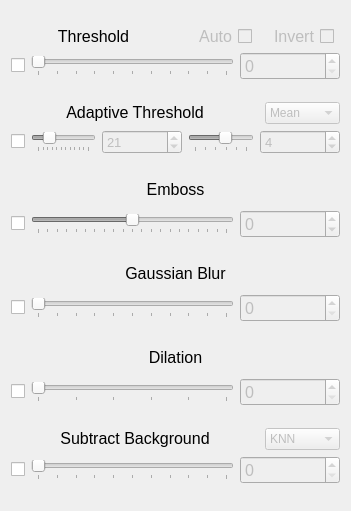
           <widget class="QWidget" name="layoutWidget">
            <property name="geometry">
             <rect>
              <x>11</x>
              <y>51</y>
              <width>351</width>
              <height>511</height>
             </rect>
            </property>
            <layout class="QVBoxLayout" name="verticalLayout_12">
             <item>
              <layout class="QVBoxLayout" name="verticalLayout_2">
               <property name="topMargin">
                <number>0</number>
               </property>
               <item>
                <layout class="QHBoxLayout" name="horizontalLayout_2">
                 <item>
                  <widget class="QLabel" name="threshold_5">
                   <property name="maximumSize">
                    <size>
                     <width>16777215</width>
                     <height>28</height>
                    </size>
                   </property>
                   <property name="font">
                    <font>
                     <pointsize>12</pointsize>
                    </font>
                   </property>
                   <property name="frameShape">
                    <enum>QFrame::Shape::NoFrame</enum>
                   </property>
                   <property name="frameShadow">
                    <enum>QFrame::Shadow::Raised</enum>
                   </property>
                   <property name="text">
                    <string>Threshold</string>
                   </property>
                   <property name="textFormat">
                    <enum>Qt::TextFormat::RichText</enum>
                   </property>
                   <property name="alignment">
                    <set>Qt::AlignmentFlag::AlignCenter</set>
                   </property>
                  </widget>
                 </item>
                 <item>
                  <widget class="QLabel" name="autoLabel">
                   <property name="enabled">
                    <bool>false</bool>
                   </property>
                   <property name="minimumSize">
                    <size>
                     <width>0</width>
                     <height>0</height>
                    </size>
                   </property>
                   <property name="maximumSize">
                    <size>
                     <width>50</width>
                     <height>16777215</height>
                    </size>
                   </property>
                   <property name="font">
                    <font>
                     <pointsize>12</pointsize>
                    </font>
                   </property>
                   <property name="layoutDirection">
                    <enum>Qt::LayoutDirection::RightToLeft</enum>
                   </property>
                   <property name="frameShape">
                    <enum>QFrame::Shape::NoFrame</enum>
                   </property>
                   <property name="frameShadow">
                    <enum>QFrame::Shadow::Raised</enum>
                   </property>
                   <property name="text">
                    <string>Auto</string>
                   </property>
                   <property name="textFormat">
                    <enum>Qt::TextFormat::RichText</enum>
                   </property>
                   <property name="alignment">
                    <set>Qt::AlignmentFlag::AlignRight|Qt::AlignmentFlag::AlignTrailing|Qt::AlignmentFlag::AlignVCenter</set>
                   </property>
                  </widget>
                 </item>
                 <item>
                  <widget class="QCheckBox" name="autoToggle">
                   <property name="enabled">
                    <bool>false</bool>
                   </property>
                   <property name="maximumSize">
                    <size>
                     <width>20</width>
                     <height>16777215</height>
                    </size>
                   </property>
                   <property name="text">
                    <string/>
                   </property>
                  </widget>
                 </item>
                 <item>
                  <widget class="QLabel" name="invertLabel">
                   <property name="enabled">
                    <bool>false</bool>
                   </property>
                   <property name="minimumSize">
                    <size>
                     <width>0</width>
                     <height>0</height>
                    </size>
                   </property>
                   <property name="maximumSize">
                    <size>
                     <width>50</width>
                     <height>16777215</height>
                    </size>
                   </property>
                   <property name="font">
                    <font>
                     <pointsize>12</pointsize>
                    </font>
                   </property>
                   <property name="layoutDirection">
                    <enum>Qt::LayoutDirection::RightToLeft</enum>
                   </property>
                   <property name="frameShape">
                    <enum>QFrame::Shape::NoFrame</enum>
                   </property>
                   <property name="frameShadow">
                    <enum>QFrame::Shadow::Raised</enum>
                   </property>
                   <property name="text">
                    <string>Invert</string>
                   </property>
                   <property name="textFormat">
                    <enum>Qt::TextFormat::RichText</enum>
                   </property>
                   <property name="alignment">
                    <set>Qt::AlignmentFlag::AlignRight|Qt::AlignmentFlag::AlignTrailing|Qt::AlignmentFlag::AlignVCenter</set>
                   </property>
                  </widget>
                 </item>
                 <item>
                  <widget class="QCheckBox" name="invertToggle">
                   <property name="enabled">
                    <bool>false</bool>
                   </property>
                   <property name="maximumSize">
                    <size>
                     <width>20</width>
                     <height>16777215</height>
                    </size>
                   </property>
                   <property name="text">
                    <string/>
                   </property>
                  </widget>
                 </item>
                </layout>
               </item>
               <item>
                <layout class="QHBoxLayout" name="horizontalLayout_13">
                 <item>
                  <widget class="QCheckBox" name="thresholdToggle">
                   <property name="font">
                    <font>
                     <pointsize>12</pointsize>
                    </font>
                   </property>
                   <property name="text">
                    <string/>
                   </property>
                   <property name="checkable">
                    <bool>true</bool>
                   </property>
                  </widget>
                 </item>
                 <item>
                  <widget class="QSlider" name="thresholdSlider">
                   <property name="enabled">
                    <bool>false</bool>
                   </property>
                   <property name="maximum">
                    <number>100</number>
                   </property>
                   <property name="orientation">
                    <enum>Qt::Orientation::Horizontal</enum>
                   </property>
                   <property name="invertedAppearance">
                    <bool>false</bool>
                   </property>
                   <property name="invertedControls">
                    <bool>false</bool>
                   </property>
                   <property name="tickPosition">
                    <enum>QSlider::TickPosition::TicksBelow</enum>
                   </property>
                   <property name="tickInterval">
                    <number>10</number>
                   </property>
                  </widget>
                 </item>
                 <item>
                  <widget class="QSpinBox" name="thresholdValue">
                   <property name="enabled">
                    <bool>false</bool>
                   </property>
                   <property name="minimumSize">
                    <size>
                     <width>100</width>
                     <height>0</height>
                    </size>
                   </property>
                   <property name="font">
                    <font>
                     <pointsize>12</pointsize>
                    </font>
                   </property>
                   <property name="maximum">
                    <number>100</number>
                   </property>
                  </widget>
                 </item>
                </layout>
               </item>
              </layout>
             </item>
             <item>
              <layout class="QVBoxLayout" name="verticalLayout_9">
               <item>
                <layout class="QHBoxLayout" name="horizontalLayout_19">
                 <item>
                  <widget class="QLabel" name="contrast_2">
                   <property name="maximumSize">
                    <size>
                     <width>16777215</width>
                     <height>28</height>
                    </size>
                   </property>
                   <property name="font">
                    <font>
                     <pointsize>12</pointsize>
                    </font>
                   </property>
                   <property name="frameShape">
                    <enum>QFrame::Shape::NoFrame</enum>
                   </property>
                   <property name="frameShadow">
                    <enum>QFrame::Shadow::Raised</enum>
                   </property>
                   <property name="text">
                    <string>Adaptive Threshold</string>
                   </property>
                   <property name="textFormat">
                    <enum>Qt::TextFormat::RichText</enum>
                   </property>
                   <property name="alignment">
                    <set>Qt::AlignmentFlag::AlignCenter</set>
                   </property>
                  </widget>
                 </item>
                 <item>
                  <widget class="QComboBox" name="adaptMethod">
                   <property name="enabled">
                    <bool>false</bool>
                   </property>
                   <property name="maximumSize">
                    <size>
                     <width>75</width>
                     <height>16777215</height>
                    </size>
                   </property>
                   <item>
                    <property name="text">
                     <string>Mean</string>
                    </property>
                   </item>
                   <item>
                    <property name="text">
                     <string>Gaussian</string>
                    </property>
                   </item>
                  </widget>
                 </item>
                </layout>
               </item>
               <item>
                <layout class="QHBoxLayout" name="horizontalLayout_11">
                 <item>
                  <widget class="QCheckBox" name="adaptToggle">
                   <property name="font">
                    <font>
                     <pointsize>12</pointsize>
                    </font>
                   </property>
                   <property name="text">
                    <string/>
                   </property>
                  </widget>
                 </item>
                 <item>
                  <widget class="QSlider" name="adaptSliderArea">
                   <property name="enabled">
                    <bool>false</bool>
                   </property>
                   <property name="minimum">
                    <number>0</number>
                   </property>
                   <property name="maximum">
                    <number>99</number>
                   </property>
                   <property name="singleStep">
                    <number>3</number>
                   </property>
                   <property name="value">
                    <number>21</number>
                   </property>
                   <property name="orientation">
                    <enum>Qt::Orientation::Horizontal</enum>
                   </property>
                   <property name="invertedAppearance">
                    <bool>false</bool>
                   </property>
                   <property name="invertedControls">
                    <bool>false</bool>
                   </property>
                   <property name="tickPosition">
                    <enum>QSlider::TickPosition::TicksBelow</enum>
                   </property>
                   <property name="tickInterval">
                    <number>9</number>
                   </property>
                  </widget>
                 </item>
                 <item>
                  <widget class="QSpinBox" name="adaptValueArea">
                   <property name="enabled">
                    <bool>false</bool>
                   </property>
                   <property name="minimumSize">
                    <size>
                     <width>80</width>
                     <height>0</height>
                    </size>
                   </property>
                   <property name="maximumSize">
                    <size>
                     <width>80</width>
                     <height>16777215</height>
                    </size>
                   </property>
                   <property name="font">
                    <font>
                     <pointsize>10</pointsize>
                    </font>
                   </property>
                   <property name="minimum">
                    <number>3</number>
                   </property>
                   <property name="maximum">
                    <number>99</number>
                   </property>
                   <property name="singleStep">
                    <number>2</number>
                   </property>
                   <property name="value">
                    <number>21</number>
                   </property>
                  </widget>
                 </item>
                 <item>
                  <widget class="QSlider" name="adaptSliderC">
                   <property name="enabled">
                    <bool>false</bool>
                   </property>
                   <property name="minimum">
                    <number>-25</number>
                   </property>
                   <property name="maximum">
                    <number>25</number>
                   </property>
                   <property name="value">
                    <number>4</number>
                   </property>
                   <property name="orientation">
                    <enum>Qt::Orientation::Horizontal</enum>
                   </property>
                   <property name="invertedAppearance">
                    <bool>false</bool>
                   </property>
                   <property name="invertedControls">
                    <bool>false</bool>
                   </property>
                   <property name="tickPosition">
                    <enum>QSlider::TickPosition::TicksBelow</enum>
                   </property>
                   <property name="tickInterval">
                    <number>10</number>
                   </property>
                  </widget>
                 </item>
                 <item>
                  <widget class="QSpinBox" name="adaptValueC">
                   <property name="enabled">
                    <bool>false</bool>
                   </property>
                   <property name="minimumSize">
                    <size>
                     <width>80</width>
                     <height>0</height>
                    </size>
                   </property>
                   <property name="font">
                    <font>
                     <pointsize>10</pointsize>
                    </font>
                   </property>
                   <property name="minimum">
                    <number>-25</number>
                   </property>
                   <property name="maximum">
                    <number>25</number>
                   </property>
                   <property name="value">
                    <number>4</number>
                   </property>
                  </widget>
                 </item>
                </layout>
               </item>
              </layout>
             </item>
             <item>
              <layout class="QVBoxLayout" name="verticalLayout_10">
               <item>
                <widget class="QLabel" name="contour_2">
                 <property name="maximumSize">
                  <size>
                   <width>16777215</width>
                   <height>28</height>
                  </size>
                 </property>
                 <property name="font">
                  <font>
                   <pointsize>12</pointsize>
                  </font>
                 </property>
                 <property name="frameShape">
                  <enum>QFrame::Shape::NoFrame</enum>
                 </property>
                 <property name="frameShadow">
                  <enum>QFrame::Shadow::Raised</enum>
                 </property>
                 <property name="text">
                  <string>Emboss</string>
                 </property>
                 <property name="textFormat">
                  <enum>Qt::TextFormat::RichText</enum>
                 </property>
                 <property name="alignment">
                  <set>Qt::AlignmentFlag::AlignCenter</set>
                 </property>
                </widget>
               </item>
               <item>
                <layout class="QHBoxLayout" name="horizontalLayout_12">
                 <item>
                  <widget class="QCheckBox" name="embossToggle">
                   <property name="font">
                    <font>
                     <pointsize>12</pointsize>
                    </font>
                   </property>
                   <property name="text">
                    <string/>
                   </property>
                  </widget>
                 </item>
                 <item>
                  <widget class="QSlider" name="embossSlider">
                   <property name="enabled">
                    <bool>false</bool>
                   </property>
                   <property name="font">
                    <font>
                     <pointsize>12</pointsize>
                    </font>
                   </property>
                   <property name="minimum">
                    <number>-100</number>
                   </property>
                   <property name="maximum">
                    <number>100</number>
                   </property>
                   <property name="orientation">
                    <enum>Qt::Orientation::Horizontal</enum>
                   </property>
                   <property name="invertedAppearance">
                    <bool>false</bool>
                   </property>
                   <property name="invertedControls">
                    <bool>false</bool>
                   </property>
                   <property name="tickPosition">
                    <enum>QSlider::TickPosition::TicksBelow</enum>
                   </property>
                   <property name="tickInterval">
                    <number>10</number>
                   </property>
                  </widget>
                 </item>
                 <item>
                  <widget class="QSpinBox" name="embossValue">
                   <property name="enabled">
                    <bool>false</bool>
                   </property>
                   <property name="minimumSize">
                    <size>
                     <width>100</width>
                     <height>0</height>
                    </size>
                   </property>
                   <property name="font">
                    <font>
                     <pointsize>12</pointsize>
                    </font>
                   </property>
                   <property name="minimum">
                    <number>-100</number>
                   </property>
                   <property name="maximum">
                    <number>100</number>
                   </property>
                  </widget>
                 </item>
                </layout>
               </item>
              </layout>
             </item>
             <item>
              <layout class="QVBoxLayout" name="verticalLayout_16">
               <item>
                <widget class="QLabel" name="blurTitle_2">
                 <property name="maximumSize">
                  <size>
                   <width>16777215</width>
                   <height>28</height>
                  </size>
                 </property>
                 <property name="font">
                  <font>
                   <pointsize>12</pointsize>
                  </font>
                 </property>
                 <property name="frameShape">
                  <enum>QFrame::Shape::NoFrame</enum>
                 </property>
                 <property name="frameShadow">
                  <enum>QFrame::Shadow::Raised</enum>
                 </property>
                 <property name="text">
                  <string>Gaussian Blur</string>
                 </property>
                 <property name="textFormat">
                  <enum>Qt::TextFormat::RichText</enum>
                 </property>
                 <property name="alignment">
                  <set>Qt::AlignmentFlag::AlignCenter</set>
                 </property>
                </widget>
               </item>
               <item>
                <layout class="QHBoxLayout" name="horizontalLayout_15">
                 <item>
                  <widget class="QCheckBox" name="blurToggle">
                   <property name="font">
                    <font>
                     <pointsize>12</pointsize>
                    </font>
                   </property>
                   <property name="text">
                    <string/>
                   </property>
                  </widget>
                 </item>
                 <item>
                  <widget class="QSlider" name="blurSlider">
                   <property name="enabled">
                    <bool>false</bool>
                   </property>
                   <property name="maximum">
                    <number>100</number>
                   </property>
                   <property name="orientation">
                    <enum>Qt::Orientation::Horizontal</enum>
                   </property>
                   <property name="invertedAppearance">
                    <bool>false</bool>
                   </property>
                   <property name="invertedControls">
                    <bool>false</bool>
                   </property>
                   <property name="tickPosition">
                    <enum>QSlider::TickPosition::TicksBelow</enum>
                   </property>
                   <property name="tickInterval">
                    <number>10</number>
                   </property>
                  </widget>
                 </item>
                 <item>
                  <widget class="QSpinBox" name="blurValue">
                   <property name="enabled">
                    <bool>false</bool>
                   </property>
                   <property name="minimumSize">
                    <size>
                     <width>100</width>
                     <height>0</height>
                    </size>
                   </property>
                   <property name="font">
                    <font>
                     <pointsize>12</pointsize>
                    </font>
                   </property>
                   <property name="maximum">
                    <number>100</number>
                   </property>
                   <property name="displayIntegerBase">
                    <number>10</number>
                   </property>
                  </widget>
                 </item>
                </layout>
               </item>
              </layout>
             </item>
             <item>
              <layout class="QVBoxLayout" name="verticalLayout_14">
               <item>
                <widget class="QLabel" name="dilationTitle_3">
                 <property name="maximumSize">
                  <size>
                   <width>16777215</width>
                   <height>28</height>
                  </size>
                 </property>
                 <property name="font">
                  <font>
                   <pointsize>12</pointsize>
                  </font>
                 </property>
                 <property name="frameShape">
                  <enum>QFrame::Shape::NoFrame</enum>
                 </property>
                 <property name="frameShadow">
                  <enum>QFrame::Shadow::Raised</enum>
                 </property>
                 <property name="text">
                  <string>Dilation</string>
                 </property>
                 <property name="textFormat">
                  <enum>Qt::TextFormat::RichText</enum>
                 </property>
                 <property name="alignment">
                  <set>Qt::AlignmentFlag::AlignCenter</set>
                 </property>
                </widget>
               </item>
               <item>
                <layout class="QHBoxLayout" name="horizontalLayout_16">
                 <item>
                  <widget class="QCheckBox" name="dilationToggle">
                   <property name="font">
                    <font>
                     <pointsize>12</pointsize>
                    </font>
                   </property>
                   <property name="text">
                    <string/>
                   </property>
                  </widget>
                 </item>
                 <item>
                  <widget class="QSlider" name="dilationSlider">
                   <property name="enabled">
                    <bool>false</bool>
                   </property>
                   <property name="minimum">
                    <number>0</number>
                   </property>
                   <property name="maximum">
                    <number>5</number>
                   </property>
                   <property name="pageStep">
                    <number>1</number>
                   </property>
                   <property name="orientation">
                    <enum>Qt::Orientation::Horizontal</enum>
                   </property>
                   <property name="invertedAppearance">
                    <bool>false</bool>
                   </property>
                   <property name="invertedControls">
                    <bool>false</bool>
                   </property>
                   <property name="tickPosition">
                    <enum>QSlider::TickPosition::TicksBelow</enum>
                   </property>
                   <property name="tickInterval">
                    <number>1</number>
                   </property>
                  </widget>
                 </item>
                 <item>
                  <widget class="QSpinBox" name="dilationValue">
                   <property name="enabled">
                    <bool>false</bool>
                   </property>
                   <property name="minimumSize">
                    <size>
                     <width>100</width>
                     <height>0</height>
                    </size>
                   </property>
                   <property name="font">
                    <font>
                     <pointsize>12</pointsize>
                    </font>
                   </property>
                   <property name="minimum">
                    <number>0</number>
                   </property>
                   <property name="maximum">
                    <number>5</number>
                   </property>
                   <property name="displayIntegerBase">
                    <number>10</number>
                   </property>
                  </widget>
                 </item>
                </layout>
               </item>
              </layout>
             </item>
             <item>
              <layout class="QVBoxLayout" name="verticalLayout_11">
               <item>
                <layout class="QHBoxLayout" name="horizontalLayout_7">
                 <item>
                  <widget class="QLabel" name="threshold_2">
                   <property name="maximumSize">
                    <size>
                     <width>16777215</width>
                     <height>28</height>
                    </size>
                   </property>
                   <property name="font">
                    <font>
                     <pointsize>12</pointsize>
                    </font>
                   </property>
                   <property name="frameShape">
                    <enum>QFrame::Shape::NoFrame</enum>
                   </property>
                   <property name="frameShadow">
                    <enum>QFrame::Shadow::Raised</enum>
                   </property>
                   <property name="text">
                    <string>Subtract Background</string>
                   </property>
                   <property name="textFormat">
                    <enum>Qt::TextFormat::RichText</enum>
                   </property>
                   <property name="alignment">
                    <set>Qt::AlignmentFlag::AlignCenter</set>
                   </property>
                  </widget>
                 </item>
                 <item>
                  <widget class="QComboBox" name="subBackMethod">
                   <property name="enabled">
                    <bool>false</bool>
                   </property>
                   <property name="maximumSize">
                    <size>
                     <width>75</width>
                     <height>16777215</height>
                    </size>
                   </property>
                   <item>
                    <property name="text">
                     <string>KNN</string>
                    </property>
                   </item>
                   <item>
                    <property name="text">
                     <string>MOG2</string>
                    </property>
                   </item>
                  </widget>
                 </item>
                </layout>
               </item>
               <item>
                <layout class="QHBoxLayout" name="horizontalLayout_4">
                 <item>
                  <widget class="QCheckBox" name="subBackToggle">
                   <property name="font">
                    <font>
                     <pointsize>12</pointsize>
                    </font>
                   </property>
                   <property name="text">
                    <string/>
                   </property>
                  </widget>
                 </item>
                 <item>
                  <widget class="QSlider" name="subBackSlider">
                   <property name="enabled">
                    <bool>false</bool>
                   </property>
                   <property name="maximum">
                    <number>100</number>
                   </property>
                   <property name="orientation">
                    <enum>Qt::Orientation::Horizontal</enum>
                   </property>
                   <property name="invertedAppearance">
                    <bool>false</bool>
                   </property>
                   <property name="invertedControls">
                    <bool>false</bool>
                   </property>
                   <property name="tickPosition">
                    <enum>QSlider::TickPosition::TicksBelow</enum>
                   </property>
                   <property name="tickInterval">
                    <number>10</number>
                   </property>
                  </widget>
                 </item>
                 <item>
                  <widget class="QSpinBox" name="subBackValue">
                   <property name="enabled">
                    <bool>false</bool>
                   </property>
                   <property name="minimumSize">
                    <size>
                     <width>100</width>
                     <height>0</height>
                    </size>
                   </property>
                   <property name="font">
                    <font>
                     <pointsize>12</pointsize>
                    </font>
                   </property>
                   <property name="maximum">
                    <number>100</number>
                   </property>
                  </widget>
                 </item>
                </layout>
               </item>
              </layout>
             </item>
            </layout>
           </widget>
